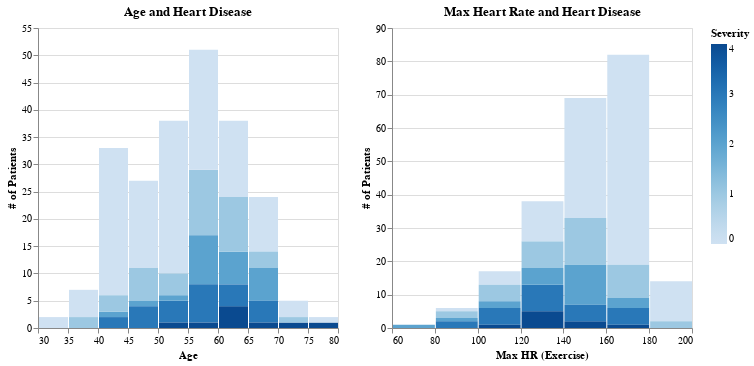

Notebook code for this chart:
### Markdown cell above
Initially we can see a couple of trends just by grouping the data by diagnosis, most notably a null diagnosis being correlated with youth, a lower sex value (0 being female), lower chest pain (1 being asymptomatic), lower resting blood pressure and a higher maximum heart rate.

To further investigate a couple of links let's look at some graphs.

### Code cell
#Plot of age and heart disease

age = alt.Chart(train_heart).mark_bar().encode(
    x=alt.X("age", bin=alt.Bin(step=5)).title("Age"),
    y=alt.Y("count()").title("# of Patients"),
    color=alt.Color("diagnosis").title("Severity")
).properties(title="Age and Heart Disease")


#Plot of max heart rate and heart disease

max_hr = alt.Chart(train_heart).mark_bar().encode(
    x=alt.X("thalach", bin=alt.Bin(step=20)).title("Max HR (Exercise)"),
    y=alt.Y("count()").title("# of Patients"),
    color=alt.Color("diagnosis").title("Severity")
).properties(title="Max Heart Rate and Heart Disease")

display(age | max_hr)

### Figure 1 — Vega-Lite specification as saved in the notebook (floating-point values rounded to 4 significant figures; data arrays with more than 128 entries replaced by an {"elided": "..."} marker saying what was removed)
{"config": {"view": {"continuousWidth": 300, "continuousHeight": 300}}, "hconcat": [{"mark": {"type": "bar"}, "encoding": {"color": {"field": "diagnosis", "title": "Severity", "type": "quantitative"}, "x": {"bin": {"step": 5}, "field": "age", "title": "Age", "type": "quantitative"}, "y": {"aggregate": "count", "title": "# of Patients", "type": "quantitative"}}, "title": "Age and Heart Disease"}, {"mark": {"type": "bar"}, "encoding": {"color": {"field": "diagnosis", "title": "Severity", "type": "quantitative"}, "x": {"bin": {"step": 20}, "field": "thalach", "title": "Max HR (Exercise)", "type": "quantitative"}, "y": {"aggregate": "count", "title": "# of Patients", "type": "quantitative"}}, "title": "Max Heart Rate and Heart Disease"}], "data": {"name": "data-e1104ea621bae5f8be2f5aa74cd897bd"}, "$schema": "https://vega.github.io/schema/vega-lite/v5.8.0.json", "datasets": {"data-e1104ea621bae5f8be2f5aa74cd897bd": {"elided": "227 records"}}}
